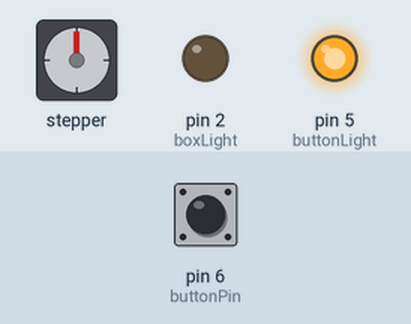
This sketch was run on a simulated Arduino Uno, built with avr-gcc and run on an emulated ATmega328P. Parts: stepper motor, output pins drawn as LEDs (lit = HIGH). Inputs (shaded band) come from the test bench; at power-on: pin 6 (buttonPin) LOW. The audio player accepts every command and is not drawn; stepper angles assume 4096 steps per turn; what the sketch prints to the serial monitor is not drawn.

Above: at 1.7 s.
1.8 s: pin 6 (buttonPin) pulled HIGH for 0.15 s
At 2.01 s:
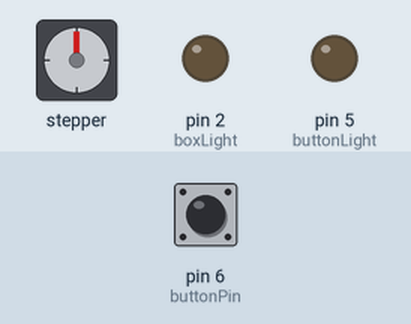
At 4.5 s:
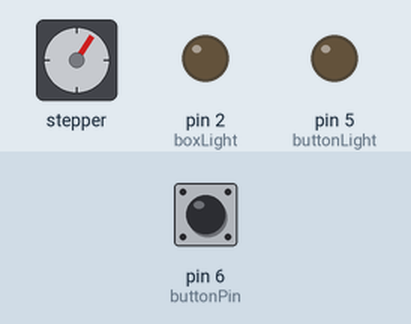
4.8 s: pin 6 (buttonPin) pulled HIGH for 1 s
At 5.87 s:
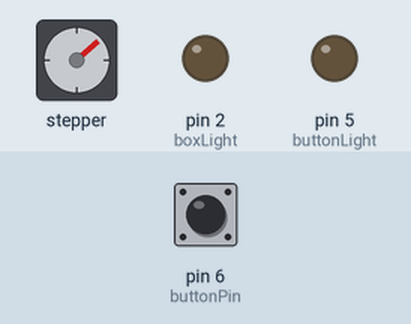
Timing chart, 0 to 17.7 s (numbered marks = the images above; inputs shaded):
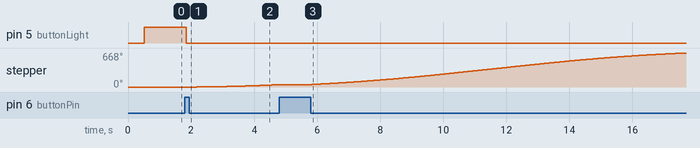

Measured:
- after the input at 1.8 s, pin 5 (buttonLight): HIGH → LOW at once; stepper: keeps turning clockwise at about 18°/s, starting after 0.39 s

The sketch:

LegoHarkonnen.ino
```cpp
/*
 * LEGO Harkonnen Display
 * By Görkem Bozkurt
 * https://gorkem.cc
 * Requires AccelStepper.h and mp3tf16p.h libraries
 */
#include "mp3tf16p.h"
#include <AccelStepper.h>
#include <Stepper.h>

boolean playedOnce = false;
const int buttonLight = 5; //front button light
const int boxLight = 2; //LED strip inside box
const int buttonPin = 6; //front button pin
int stepperLoc = 0; //initial location of stepper motor

#define HALFSTEP 8

#define motorPin1  9     // IN1 on ULN2003 ==> Blue on 28BYJ-48
#define motorPin2  10     // IN2 on ULN2003 ==> Pink on 28BYJ-48
#define motorPin3  11    // IN3 on ULN2003 ==> Yellow on 28BYJ-48
#define motorPin4  12    // IN4 on ULN2003 ==> Orange on 28BYJ-48

MP3Player mp3(3,4); //initialize mp3 player module

AccelStepper mystepper(HALFSTEP, motorPin1, motorPin3, motorPin2, motorPin4);

void setup() {
  Serial.begin(9600);
  pinMode(buttonPin, INPUT);
  pinMode(buttonLight, OUTPUT);
  pinMode(boxLight, OUTPUT);
  mystepper.setMaxSpeed(800);
  mystepper.setAcceleration(120);
  mp3.initialize();
  digitalWrite(buttonLight,HIGH);
}

void loop() {

if(digitalRead(buttonPin)){
    mp3.playTrackNumber(1,20,false);
    digitalWrite(buttonLight,LOW);
    playedOnce = true;
    stepperLoc = 8000;

  }

  mystepper.moveTo(stepperLoc);

  if(mp3.playCompleted()){
    stepperLoc = 0;
    digitalWrite(buttonLight,HIGH);
    }

if(mystepper.distanceToGo()!=0){
  mystepper.enableOutputs();
    mystepper.run();
    }else{
      mystepper.disableOutputs();
      }
}
```

mp3tf16p.h
```cpp
#include "SoftwareSerial.h"
#include "DFRobotDFPlayerMini.h"

#define MP3_ERROR_ONLY 1
#define MP3_ALL_MESSAGE 2

class MP3Player
{
private:
    SoftwareSerial *mySoftwareSerial;
    void statusOnSerial(uint8_t type, int value);
    void waitPlayIsTerminated(void);
    int p_RX;
    int p_TX;

public:
    DFRobotDFPlayerMini player;
    MP3Player(int RX, int TX);
    ~MP3Player();
    void playTrackNumber(int trackNumber, int volume, boolean waitPlayTerminated = true);
    boolean playCompleted(void);
    void initialize(void);
    int serialPrintStatus(int errorOnly);
};

MP3Player::MP3Player(int RX, int TX)
{
    p_TX = TX;
    p_RX = RX;
}

MP3Player::~MP3Player()
{
}

void MP3Player::initialize(void)
{
    mySoftwareSerial = new SoftwareSerial(p_RX, p_TX);

    mySoftwareSerial->begin(9600);
    Serial.println(F("Initializing MP3Player ..."));

    if (!player.begin(*mySoftwareSerial,true,false))
    {
        Serial.println(F("Unable to begin:"));
        Serial.println(F("1.Please recheck the connection!"));
        Serial.println(F("2.Please insert the SD card!"));
        while (true)
            ;
    }
    player.volume(10);
    Serial.println(F("MP3Player online."));
}

void MP3Player::playTrackNumber(int trackNumber, int volume, boolean waitPlayTerminated)
{
    player.volume(volume);
    player.play(trackNumber);
    if (waitPlayTerminated)
    {
        waitPlayIsTerminated();
    }
}

void MP3Player::waitPlayIsTerminated(void)
{
    while (!playCompleted())
    {
    }
}

boolean MP3Player::playCompleted(void)
{
    if (player.available())
    {
        return player.readType() == DFPlayerPlayFinished;
    }
    return false;
}

// Print the detail message from DFPlayer to handle different errors and states.
//
int MP3Player::serialPrintStatus(int verbose)
{
    if (player.available())
    {
        uint8_t type = player.readType();
        int value = player.read();
        if (verbose == MP3_ERROR_ONLY)
        {
            if (type == DFPlayerError)
            {
                statusOnSerial(type, value);
            }
        }
        else
        {
            statusOnSerial(type, value);
        }
        if(type == DFPlayerError) {
            return value;
        } else {
            return 0;
        }
    }
}

void MP3Player::statusOnSerial(uint8_t type, int value)
{
    switch (type)
    {
    case TimeOut:
        Serial.println(F("Time Out!"));
        break;
    case WrongStack:
        Serial.println(F("Stack Wrong!"));
        break;
    case DFPlayerCardInserted:
        Serial.println(F("Card Inserted!"));
        break;
    case DFPlayerCardRemoved:
        Serial.println(F("Card Removed!"));
        break;
    case DFPlayerCardOnline:
        Serial.println(F("Card Online!"));
        break;
    case DFPlayerPlayFinished:
        Serial.print(F("Number:"));
        Serial.print(value);
        Serial.println(F(" Play Finished!"));
        break;
    case DFPlayerError:
        Serial.print(F("DFPlayerError:"));
        switch (value)
        {
        case Busy:
            Serial.println(F("Card not found"));
            break;
        case Sleeping:
            Serial.println(F("Sleeping"));
            break;
        case SerialWrongStack:
            Serial.println(F("Get Wrong Stack"));
            break;
        case CheckSumNotMatch:
            Serial.println(F("Check Sum Not Match"));
            break;
        case FileIndexOut:
            Serial.println(F("File Index Out of Bound"));
            break;
        case FileMismatch:
            Serial.println(F("Cannot Find File"));
            break;
        case Advertise:
            Serial.println(F("In Advertise"));
            break;
        default:
            break;
        }
        break;
    default:
        break;
    }
}
```
